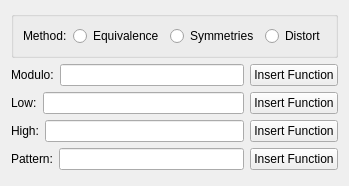
    <widget class="QWidget" name="expandPatternPage">
      <layout class="QVBoxLayout" name="expandPatternFormLayout">
        <item>
        <widget class="QGroupBox" name="expandPatternMethodGroup">
        <property name="sizePolicy"><sizepolicy hsizetype="Preferred" vsizetype="Fixed">
            <horstretch>0</horstretch><verstretch>0</verstretch>
        </sizepolicy></property>
        <layout class="QHBoxLayout" name="expandPatternMethodLayout">
            <item>
                <widget class="QLabel" name="expandPatternMethodLabel">
                <property name="text">
                <string>Method:</string>
                </property>
                </widget>
            </item>
            <item>
                <widget class="QRadioButton" name="expandPatternMethodEquivalence">
                <property name="text">
                    <string>Equivalence</string>
                </property>
                </widget>
            </item>
            <item>
                <widget class="QRadioButton" name="expandPatternMethodSymmetries">
                <property name="text">
                    <string>Symmetries</string>
                </property>
                </widget>
            </item>
            <item>
                <widget class="QRadioButton" name="expandPatternMethodDistort">
                <property name="text">
                    <string>Distort</string>
                </property>
                </widget>
            </item>
        </layout>
        </widget>
        </item>
        <item>
        <layout class="QHBoxLayout" name="expandPatternModuloLayout">
            <item>
                <widget class="QLabel" name="expandPatternModuloLabel">
                <property name="text">
                <string>Modulo:</string>
                </property>
                </widget>
            </item>
            <item>
                <widget class="QLineEdit" name="expandPatternModuloEdit"/>
            </item>
            <item>
                <widget class="QPushButton" name="expandPatternModuloInsertFn">
                <property name="text">
                    <string>Insert Function</string>
                </property>
                </widget>
            </item>
        </layout>
        </item>
        <item>
        <layout class="QHBoxLayout" name="expandPatternLowLayout">
            <item>
                <widget class="QLabel" name="expandPatternLowLabel">
                <property name="text">
                <string>Low:</string>
                </property>
                </widget>
            </item>
            <item>
                <widget class="QLineEdit" name="expandPatternLowEdit"/>
            </item>
            <item>
                <widget class="QPushButton" name="expandPatternLowInsertFn">
                <property name="text">
                    <string>Insert Function</string>
                </property>
                </widget>
            </item>
        </layout>
        </item>
        <item>
        <layout class="QHBoxLayout" name="expandPatternHighLayout">
            <item>
                <widget class="QLabel" name="expandPatternHighLabel">
                <property name="text">
                <string>High:</string>
                </property>
                </widget>
            </item>
            <item>
                <widget class="QLineEdit" name="expandPatternHighEdit"/>
            </item>
            <item>
                <widget class="QPushButton" name="expandPatternHighInsertFn">
                <property name="text">
                    <string>Insert Function</string>
                </property>
                </widget>
            </item>
        </layout>
        </item>
        <item>
        <layout class="QHBoxLayout" name="expandPatternPatternLayout">
            <item>
                <widget class="QLabel" name="expandPatternPatternLabel">
                <property name="text">
                <string>Pattern:</string>
                </property>
                </widget>
            </item>
            <item>
                <widget class="QLineEdit" name="expandPatternPatternEdit"/>
            </item>
            <item>
                <widget class="QPushButton" name="expandPatternPatternInsertFn">
                <property name="text">
                    <string>Insert Function</string>
                </property>
                </widget>
            </item>
        </layout>
        </item>
        <item><spacer name="verticalSpacer_25">
            <property name="orientation"><enum>Qt::Vertical</enum></property>
            <property name="sizeHint" stdset="0"><size><width>5</width><height>5</height></size></property>
        </spacer></item>      
      </layout>
    </widget>
